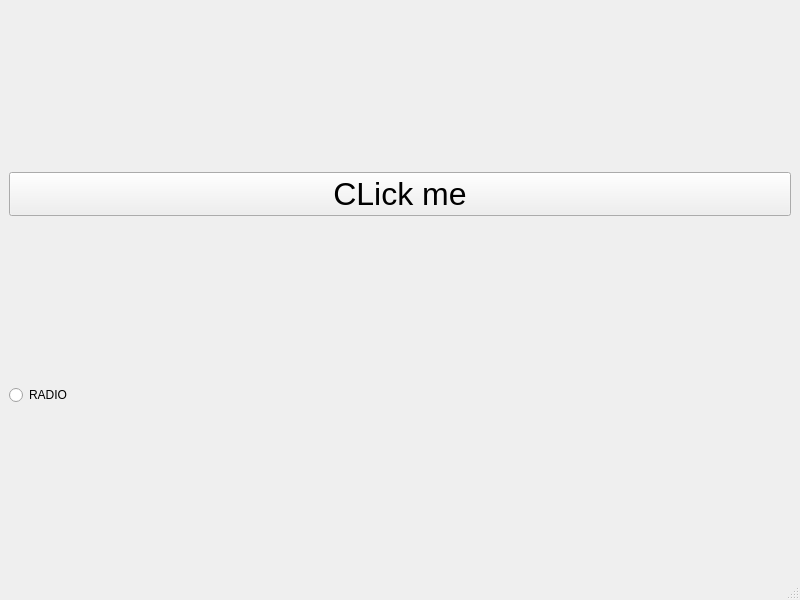
<?xml version="1.0" encoding="UTF-8"?>
<ui version="4.0">
 <class>MainWindow</class>
 <widget class="QMainWindow" name="MainWindow">
  <property name="geometry">
   <rect>
    <x>0</x>
    <y>0</y>
    <width>800</width>
    <height>600</height>
   </rect>
  </property>
  <property name="windowTitle">
   <string>MainWindow</string>
  </property>
  <widget class="QWidget" name="centralwidget">
   <layout class="QGridLayout" name="gridLayout">
    <item row="0" column="0">
     <widget class="QPushButton" name="pushButton">
      <property name="font">
       <font>
        <pointsize>24</pointsize>
       </font>
      </property>
      <property name="text">
       <string>CLick me</string>
      </property>
     </widget>
    </item>
    <item row="1" column="0">
     <widget class="QRadioButton" name="radioButton">
      <property name="text">
       <string>RADIO</string>
      </property>
     </widget>
    </item>
   </layout>
  </widget>
  <widget class="QMenuBar" name="menubar">
   <property name="geometry">
    <rect>
     <x>0</x>
     <y>0</y>
     <width>800</width>
     <height>21</height>
    </rect>
   </property>
  </widget>
  <widget class="QStatusBar" name="statusbar"/>
 </widget>
 <resources/>
 <connections/>
</ui>
